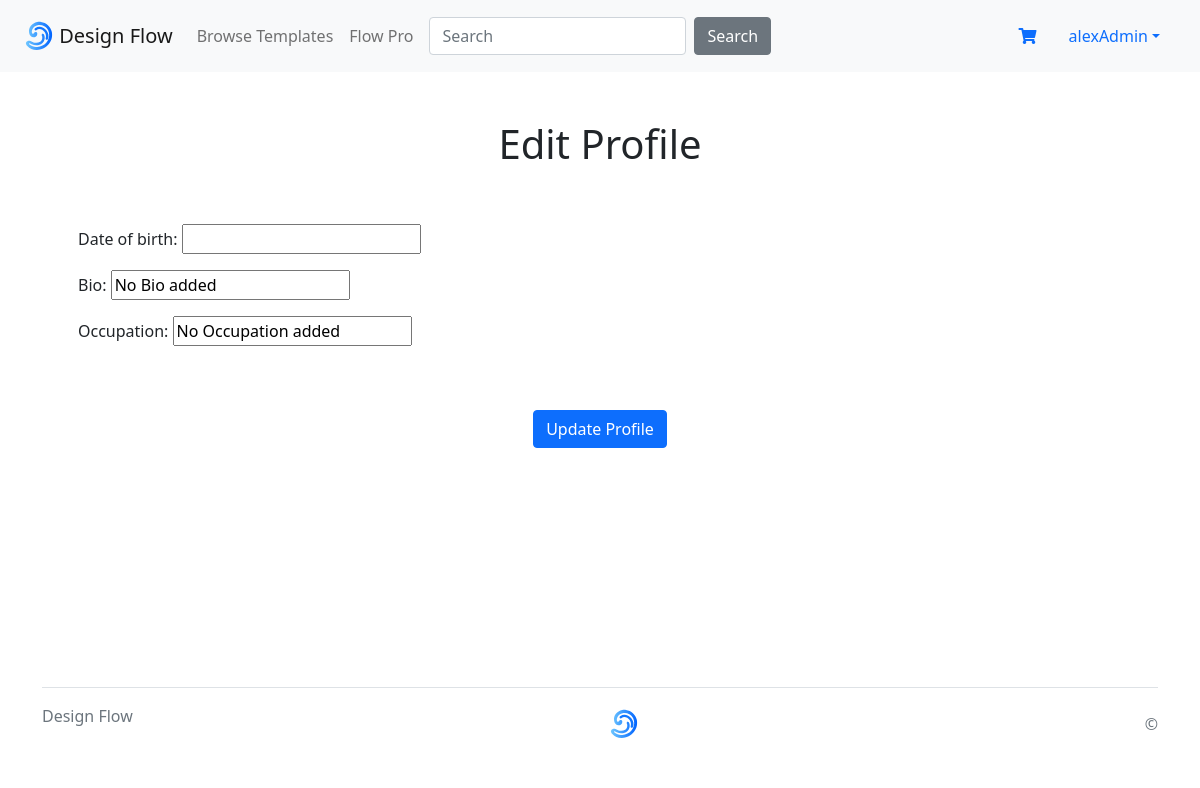
Screenshot of /users/edit_profile/2/ (signed in) with the database file from the repository.
### users/models.py (models this page shows, shortened)
class CustomUser(AbstractUser):
    age = models.PositiveBigIntegerField(null=True, blank=True)

class Profile(models.Model):
    user = models.OneToOneField(
        get_user_model(),
        null=True,
        on_delete=models.CASCADE,
    )
    date_of_birth = models.DateField(blank=True, null=True)
    bio = models.CharField(default=('No Bio added'), max_length=2555,blank=True, null=True)
    occupation = models.CharField(default=('No Occupation added'), max_length=50,blank=True, null=True)

### users/views.py (the view)
# urls.py: path('edit_profile/<int:pk>/', ProfileEditView.as_view(), name='edit_profile'),
class ProfileEditView(UpdateView):
    model = Profile
    template_name = 'registration/edit_profile.html'
    fields = ['date_of_birth', 'bio', 'occupation']

### users/templates/registration/edit_profile.html (shortened to what this page needs)
{% extends 'base.html' %}
{% block content %}
{% if user.is_authenticated %}
<div class="container-fluid d-flex flex-column alight-items-center justify-content-center mt-5">
    <h1 class="align-self-center"> Edit Profile</h1>
    <form class="container d-flex flex-column align-self-center justify-content-center p-5" method="POST">
        {{ form.as_p }}
        <input class="btn btn-primary align-self-center mt-5" type="submit" value="Update Profile">
    </form>
    <br />
</div>
{% else %}
You're not allowed here
{% endif %}
{% endblock content %}

### pages/templates/base.html (shortened to what this page needs)
{% load static %}
<!DOCTYPE html>
<html lang="en">
<head>
    <link rel="stylesheet" href="{% static 'css/base.css' %}">
    <link href="https://cdn.jsdelivr.net/npm/bootstrap@5.0.2/dist/css/bootstrap.min.css" rel="stylesheet">
    <link rel="stylesheet" href="https://use.fontawesome.com/releases/v5.15.1/css/all.css">
</head>
<nav class="navbar navbar-expand-lg sticky-top navbar-light bg-light px-4 py-3">
    <div class="collapse navbar-collapse" id="navbardCollapse" aria-labelledby="navbarNavLabel" aria-hidden="true">
        <a class="navbar-brand" href="{% url 'home' %}">
            <img src="{% static 'icon.svg' %}" width="30" height="30" class="d-inline-block align-top" alt="" />
            Design Flow
        </a>
        <ul class="navbar-nav">
            <li class="nav-item">
                <a class="nav-link" href="{% url 'all_templates' %}">Browse Templates</a>
            </li>
            <li class="nav-item">
                <a class="nav-link" href="{% url 'FlowPro' %}">Flow Pro</a>
            </li>
        </ul>
        <form class="navbar-item mx-2 d-flex flex-row"
            action="{% url 'search_app:searchResult' %}" method="get">
            <input class="form-control me-2" type="search" placeholder="Search" aria-label="Search" name="q">
            <button class="btn btn-secondary my-2 my-sm-0" type="submit">Search</button>
        </form>
    </div>
    <ul class="nav d-flex flex-row ">
        {% if item_count > 0 %}
        <li class="nav-item">
            <a class="nav-link" href="{% url 'cart:cart_detail' %}"><i
                    class="fas fa-shopping-cart">({{item_count}})</i></a>
        </li>
        {% else %}
        <li class="nav-item">
            <a class="nav-link w-100" href="{% url 'cart:cart_detail' %}"><i class="fas fa-shopping-cart"></i></a>
        </li>
        {% endif %}
        {% if user.is_authenticated %}
        <li class="nav-item dropdown">
            <a href="#" class="nav-link dropdown-toggle" data-bs-toggle="dropdown">{{user.username}}</a>
        </li>
        {% endif %}
    </ul>
</nav>
<body class="d-flex flex-column h-100 min-vh-100">
    {% block content %}{% endblock content %}
</body>
<footer class="footer mt-auto py-3">
    <div class="container">
        <footer class="d-flex flex-wrap justify-content-between align-items-center py-3 my-4 border-top">
            <a href="{% url 'home' %}" class="col-md-4 mb-0 text-decoration-none">
                <p class=" text-muted">Design Flow</p>
            </a>
            <a href="{% url 'home' %}"
                class="col-md-4 d-flex align-items-center justify-content-center mb-3 mb-md-0 me-md-auto link-dark text-decoration-none">
                <svg class="bi me-2" width="40" height="32">
                    <img src="{% static 'icon.svg' %}" width="30" height="30" class="d-inline-block align-top" alt="" />
                </svg>
            </a>
            <p class="col-md-4 text-muted mb-0 text-end">©</p>
        </footer>
    </div>
</footer>
</html>

### rows the page displays
CustomUser: username "alexAdmin"
Profile: bio "No Bio added", occupation "No Occupation added"
